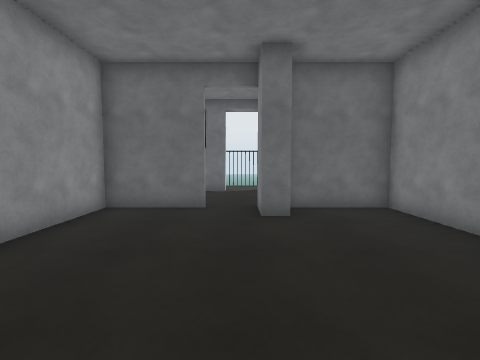
view 1 (above)

20 first-person views from a walk through a scene from a Unity 3-D project. The camera is 1.4 m above the floor, tilts 4° down and sees 85° across. The floor is counted in squares, 1 m on a side. Each view is taken from the middle of a square. On the plan, view 1 faces up. The plan holds only what a view shows up to about 13 squares ahead; the rest is blank. The place goes on beyond the plan. The player character is not drawn. Some animated figures are not drawn. Surface patterns are stand-ins for the level's own textures.

view 2
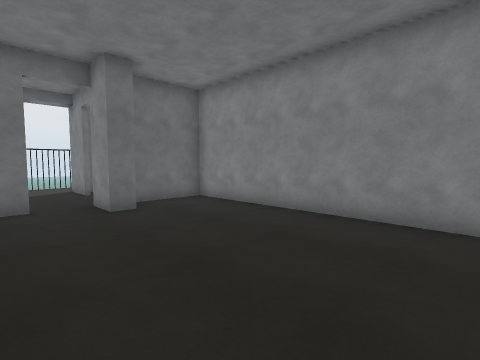

view 3
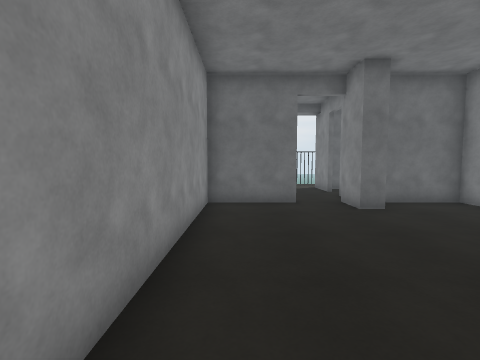

view 4
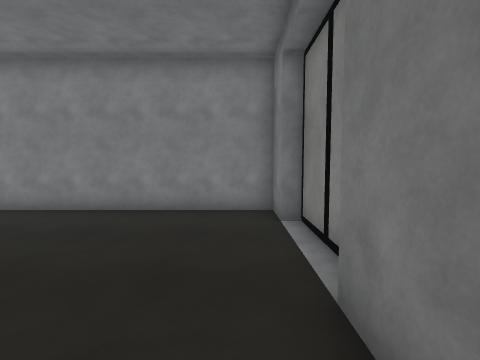

view 5
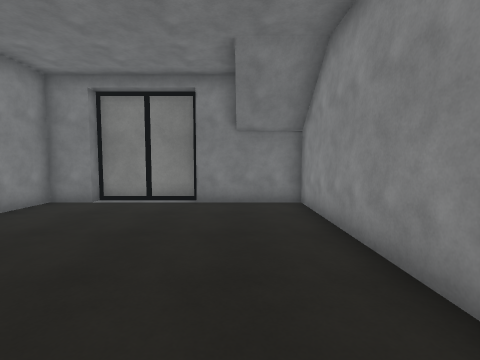

view 6
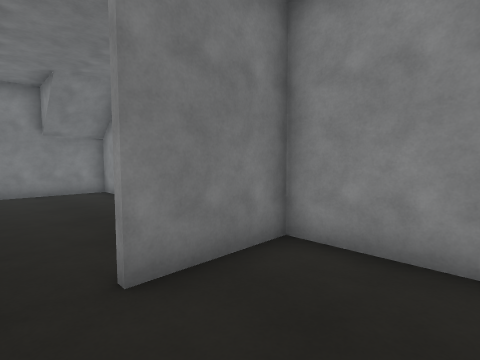

view 7
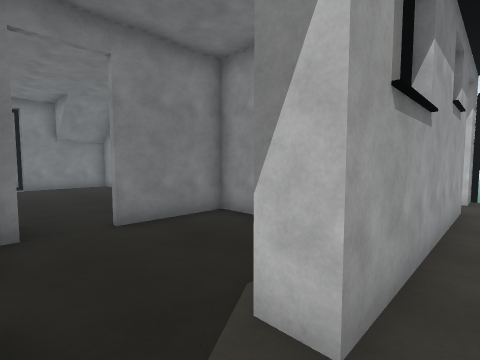

view 8
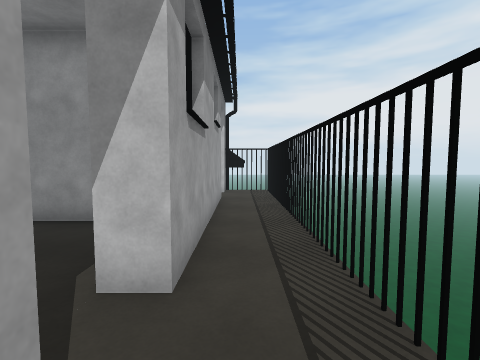

view 9
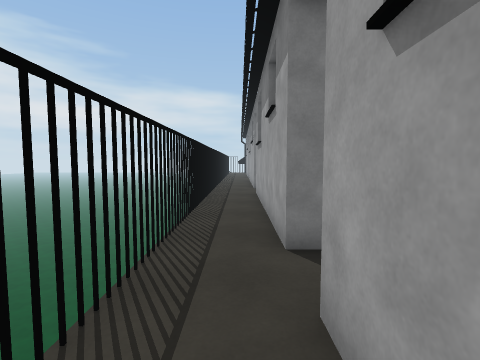

view 10
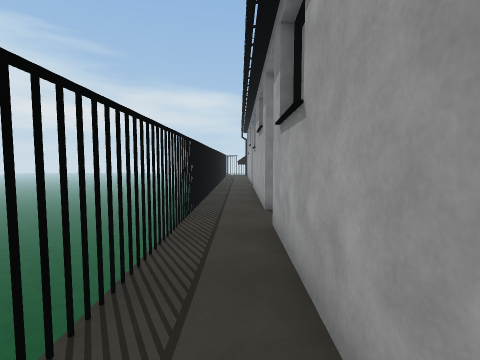

view 11
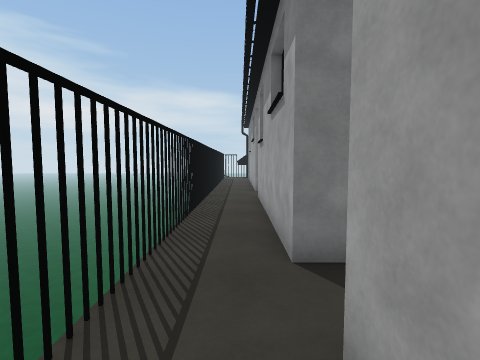

view 12
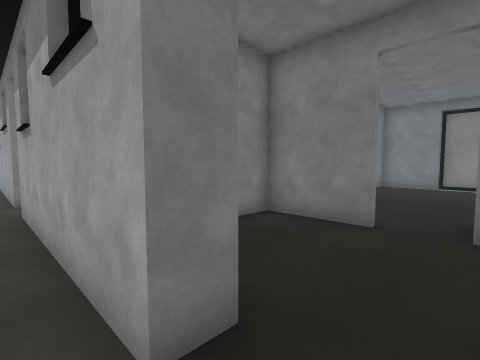

view 13
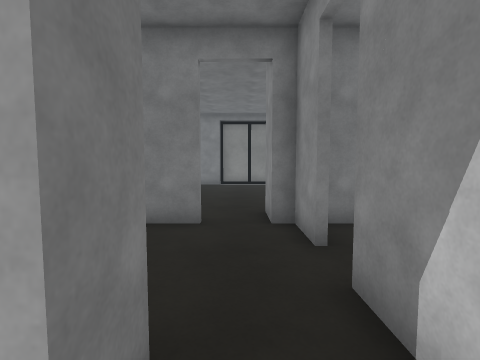

view 14
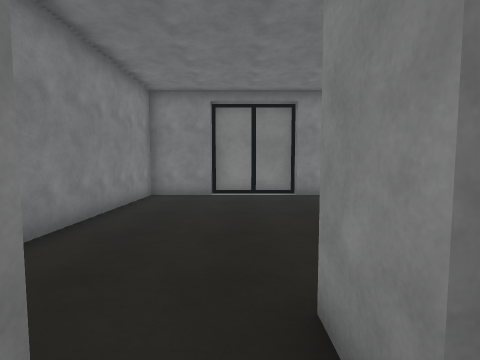

view 15
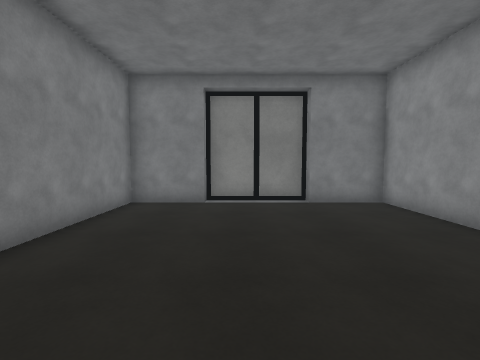

view 16
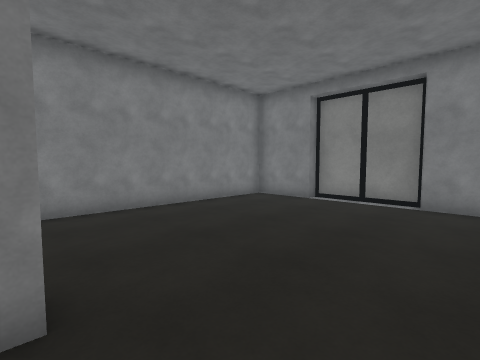

view 17
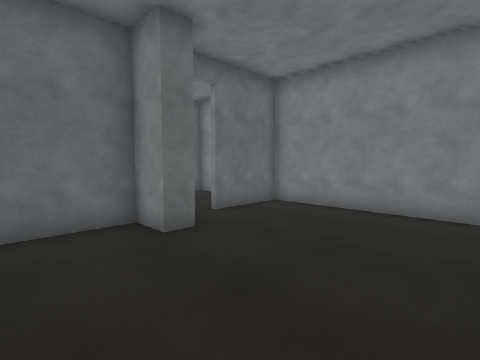

view 18
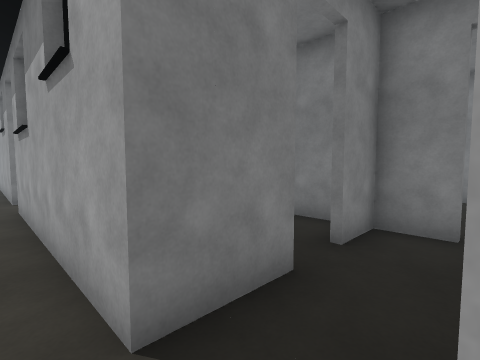

view 19
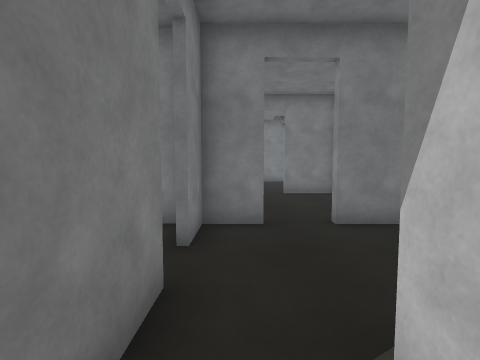

view 20
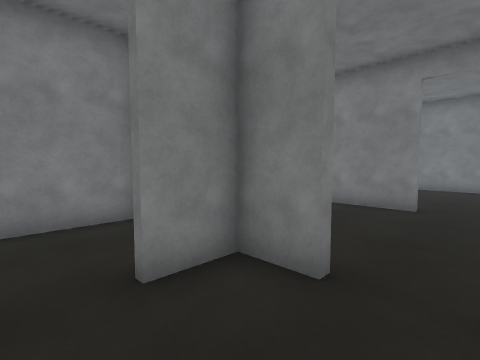

### Floor plan
Key: @ floor where view 1 was taken; # wall or solid block; x gap in a wall; . floor; v drop or lower ground.
Columns run from 12 left of view 1 to 16 right of it. Each row starts with its distance up from view 1.
 15  vxvxvvvvvvvvvvvvxvxvxvvvvvvv
 14  #...........................
 13  ##.########.#########.######
 12   #.#  ##  #.#       #.#  #
 11  ...x..##....#       #....
 10 .......##....#       #....
  9 ....#..##....#       #....#
  8 #x.########..#########.####
  7  ...    #....#...#...#....#
  6  ...    #........#........#
  5  ....   #........#........#
  4  ....   #........#........#
  3 ######  #........#........#
  2         #........#........#
  1         #........#........#
  0         #...@....#........#
 -1         #........#........#
 -2         ###################

Positions as (right, up) in squares from view 1, and headings:
1: (0, 0), facing up
2: (-2, -1), facing up-right
3: (-3, -1), facing up
4: (-3, -1), facing right
5: (-2, 7), facing down
6: (0, 11), facing down-left
7: (1, 14), facing down-left
8: (2, 14), facing left
9: (-3, 14), facing right
10: (3, 14), facing right
11: (7, 14), facing right
12: (9, 14), facing down-right
13: (10, 14), facing down
14: (10, 9), facing down
15: (10, 7), facing down
16: (6, 7), facing down-right
17: (6, 2), facing up-right
18: (-10, 14), facing down-right
19: (-9, 14), facing down
20: (-11, 11), facing down-right
